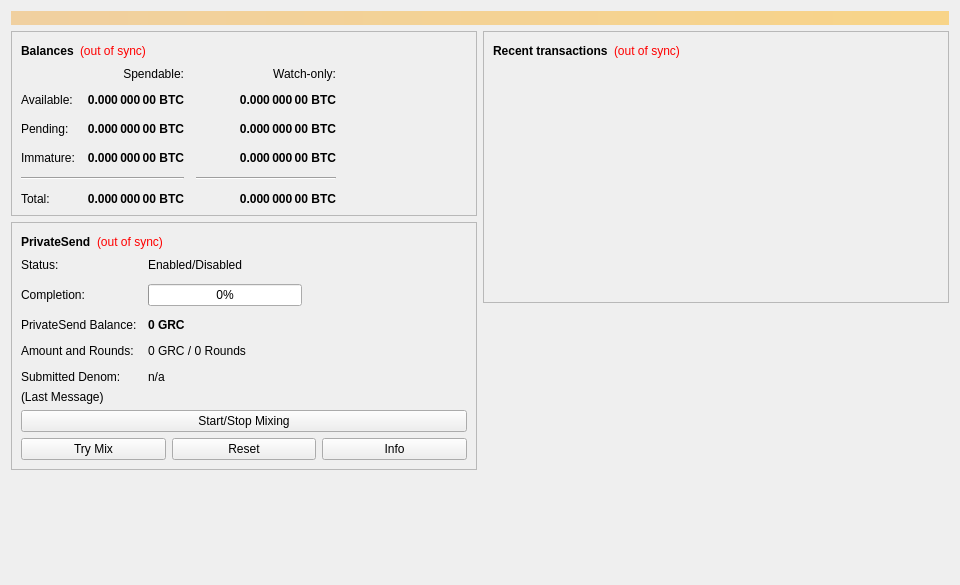
<?xml version="1.0" encoding="UTF-8"?>
<ui version="4.0">
 <class>OverviewPage</class>
 <widget class="QWidget" name="OverviewPage">
  <property name="geometry">
   <rect>
    <x>0</x>
    <y>0</y>
    <width>960</width>
    <height>585</height>
   </rect>
  </property>
  <property name="minimumSize">
   <size>
    <width>960</width>
    <height>0</height>
   </size>
  </property>
  <property name="windowTitle">
   <string>Form</string>
  </property>
  <layout class="QVBoxLayout" name="topLayout">
   <item>
    <widget class="QLabel" name="labelAlerts">
     <property name="visible">
      <bool>false</bool>
     </property>
     <property name="styleSheet">
      <string notr="true">QLabel { background-color: qlineargradient(x1: 0, y1: 0, x2: 1, y2: 0, stop:0 #F0D0A0, stop:1 #F8D488); color:#000000; }</string>
     </property>
     <property name="wordWrap">
      <bool>true</bool>
     </property>
     <property name="margin">
      <number>3</number>
     </property>
     <property name="textInteractionFlags">
      <set>Qt::TextSelectableByMouse</set>
     </property>
    </widget>
   </item>
   <item>
    <layout class="QHBoxLayout" name="horizontalLayout" stretch="1,1">
     <item>
      <layout class="QVBoxLayout" name="verticalLayout_2">
       <item>
        <widget class="QFrame" name="frame">
         <property name="frameShape">
          <enum>QFrame::StyledPanel</enum>
         </property>
         <property name="frameShadow">
          <enum>QFrame::Raised</enum>
         </property>
         <layout class="QVBoxLayout" name="verticalLayout_4">
          <item>
           <layout class="QHBoxLayout" name="horizontalLayout_4">
            <item>
             <widget class="QLabel" name="label_5">
              <property name="font">
               <font>
                <weight>75</weight>
                <bold>true</bold>
               </font>
              </property>
              <property name="text">
               <string>Balances</string>
              </property>
             </widget>
            </item>
            <item>
             <widget class="QLabel" name="labelWalletStatus">
              <property name="toolTip">
               <string>The displayed information may be out of date. Your wallet automatically synchronizes with the GetRektCoin network after a connection is established, but this process has not completed yet.</string>
              </property>
              <property name="styleSheet">
               <string notr="true">QLabel { color: red; }</string>
              </property>
              <property name="text">
               <string notr="true">(out of sync)</string>
              </property>
              <property name="alignment">
               <set>Qt::AlignLeading|Qt::AlignLeft|Qt::AlignVCenter</set>
              </property>
             </widget>
            </item>
            <item>
             <spacer name="horizontalSpacer_3">
              <property name="orientation">
               <enum>Qt::Horizontal</enum>
              </property>
              <property name="sizeHint" stdset="0">
               <size>
                <width>40</width>
                <height>20</height>
               </size>
              </property>
             </spacer>
            </item>
           </layout>
          </item>
          <item>
           <layout class="QGridLayout" name="gridLayout">
            <property name="spacing">
             <number>12</number>
            </property>
            <item row="2" column="2">
             <widget class="QLabel" name="labelWatchPending">
              <property name="font">
               <font>
                <weight>75</weight>
                <bold>true</bold>
               </font>
              </property>
              <property name="cursor">
               <cursorShape>IBeamCursor</cursorShape>
              </property>
              <property name="toolTip">
               <string>Unconfirmed transactions to watch-only addresses</string>
              </property>
              <property name="text">
               <string notr="true">0.000 000 00 BTC</string>
              </property>
              <property name="alignment">
               <set>Qt::AlignRight|Qt::AlignTrailing|Qt::AlignVCenter</set>
              </property>
              <property name="textInteractionFlags">
               <set>Qt::LinksAccessibleByMouse|Qt::TextSelectableByKeyboard|Qt::TextSelectableByMouse</set>
              </property>
             </widget>
            </item>
            <item row="2" column="1">
             <widget class="QLabel" name="labelUnconfirmed">
              <property name="font">
               <font>
                <weight>75</weight>
                <bold>true</bold>
               </font>
              </property>
              <property name="cursor">
               <cursorShape>IBeamCursor</cursorShape>
              </property>
              <property name="toolTip">
               <string>Total of transactions that have yet to be confirmed, and do not yet count toward the spendable balance</string>
              </property>
              <property name="text">
               <string notr="true">0.000 000 00 BTC</string>
              </property>
              <property name="alignment">
               <set>Qt::AlignRight|Qt::AlignTrailing|Qt::AlignVCenter</set>
              </property>
              <property name="textInteractionFlags">
               <set>Qt::LinksAccessibleByMouse|Qt::TextSelectableByKeyboard|Qt::TextSelectableByMouse</set>
              </property>
             </widget>
            </item>
            <item row="3" column="2">
             <widget class="QLabel" name="labelWatchImmature">
              <property name="font">
               <font>
                <weight>75</weight>
                <bold>true</bold>
               </font>
              </property>
              <property name="cursor">
               <cursorShape>IBeamCursor</cursorShape>
              </property>
              <property name="toolTip">
               <string>Mined balance in watch-only addresses that has not yet matured</string>
              </property>
              <property name="text">
               <string notr="true">0.000 000 00 BTC</string>
              </property>
              <property name="alignment">
               <set>Qt::AlignRight|Qt::AlignTrailing|Qt::AlignVCenter</set>
              </property>
              <property name="textInteractionFlags">
               <set>Qt::LinksAccessibleByMouse|Qt::TextSelectableByKeyboard|Qt::TextSelectableByMouse</set>
              </property>
             </widget>
            </item>
            <item row="4" column="0" colspan="2">
             <widget class="Line" name="lineSpendableBalance">
              <property name="orientation">
               <enum>Qt::Horizontal</enum>
              </property>
             </widget>
            </item>
            <item row="4" column="2">
             <widget class="Line" name="lineWatchBalance">
              <property name="sizePolicy">
               <sizepolicy hsizetype="Preferred" vsizetype="Fixed">
                <horstretch>0</horstretch>
                <verstretch>0</verstretch>
               </sizepolicy>
              </property>
              <property name="minimumSize">
               <size>
                <width>140</width>
                <height>0</height>
               </size>
              </property>
              <property name="orientation">
               <enum>Qt::Horizontal</enum>
              </property>
             </widget>
            </item>
            <item row="5" column="0">
             <widget class="QLabel" name="labelTotalText">
              <property name="text">
               <string>Total:</string>
              </property>
             </widget>
            </item>
            <item row="3" column="1">
             <widget class="QLabel" name="labelImmature">
              <property name="font">
               <font>
                <weight>75</weight>
                <bold>true</bold>
               </font>
              </property>
              <property name="cursor">
               <cursorShape>IBeamCursor</cursorShape>
              </property>
              <property name="toolTip">
               <string>Mined balance that has not yet matured</string>
              </property>
              <property name="text">
               <string notr="true">0.000 000 00 BTC</string>
              </property>
              <property name="alignment">
               <set>Qt::AlignRight|Qt::AlignTrailing|Qt::AlignVCenter</set>
              </property>
              <property name="textInteractionFlags">
               <set>Qt::LinksAccessibleByMouse|Qt::TextSelectableByKeyboard|Qt::TextSelectableByMouse</set>
              </property>
             </widget>
            </item>
            <item row="2" column="3">
             <spacer name="horizontalSpacer_2">
              <property name="orientation">
               <enum>Qt::Horizontal</enum>
              </property>
              <property name="sizeHint" stdset="0">
               <size>
                <width>40</width>
                <height>20</height>
               </size>
              </property>
             </spacer>
            </item>
            <item row="3" column="0">
             <widget class="QLabel" name="labelImmatureText">
              <property name="text">
               <string>Immature:</string>
              </property>
             </widget>
            </item>
            <item row="5" column="1">
             <widget class="QLabel" name="labelTotal">
              <property name="font">
               <font>
                <weight>75</weight>
                <bold>true</bold>
               </font>
              </property>
              <property name="cursor">
               <cursorShape>IBeamCursor</cursorShape>
              </property>
              <property name="toolTip">
               <string>Your current total balance</string>
              </property>
              <property name="text">
               <string notr="true">0.000 000 00 BTC</string>
              </property>
              <property name="alignment">
               <set>Qt::AlignRight|Qt::AlignTrailing|Qt::AlignVCenter</set>
              </property>
              <property name="textInteractionFlags">
               <set>Qt::LinksAccessibleByMouse|Qt::TextSelectableByKeyboard|Qt::TextSelectableByMouse</set>
              </property>
             </widget>
            </item>
            <item row="5" column="2">
             <widget class="QLabel" name="labelWatchTotal">
              <property name="font">
               <font>
                <weight>75</weight>
                <bold>true</bold>
               </font>
              </property>
              <property name="cursor">
               <cursorShape>IBeamCursor</cursorShape>
              </property>
              <property name="toolTip">
               <string>Current total balance in watch-only addresses</string>
              </property>
              <property name="text">
               <string notr="true">0.000 000 00 BTC</string>
              </property>
              <property name="alignment">
               <set>Qt::AlignRight|Qt::AlignTrailing|Qt::AlignVCenter</set>
              </property>
              <property name="textInteractionFlags">
               <set>Qt::LinksAccessibleByMouse|Qt::TextSelectableByKeyboard|Qt::TextSelectableByMouse</set>
              </property>
             </widget>
            </item>
            <item row="0" column="2">
             <widget class="QLabel" name="labelWatchonly">
              <property name="text">
               <string>Watch-only:</string>
              </property>
              <property name="alignment">
               <set>Qt::AlignRight|Qt::AlignTrailing|Qt::AlignVCenter</set>
              </property>
             </widget>
            </item>
            <item row="1" column="0">
             <widget class="QLabel" name="labelBalanceText">
              <property name="text">
               <string>Available:</string>
              </property>
             </widget>
            </item>
            <item row="1" column="1">
             <widget class="QLabel" name="labelBalance">
              <property name="font">
               <font>
                <weight>75</weight>
                <bold>true</bold>
               </font>
              </property>
              <property name="cursor">
               <cursorShape>IBeamCursor</cursorShape>
              </property>
              <property name="toolTip">
               <string>Your current spendable balance</string>
              </property>
              <property name="text">
               <string notr="true">0.000 000 00 BTC</string>
              </property>
              <property name="alignment">
               <set>Qt::AlignRight|Qt::AlignTrailing|Qt::AlignVCenter</set>
              </property>
              <property name="textInteractionFlags">
               <set>Qt::LinksAccessibleByMouse|Qt::TextSelectableByKeyboard|Qt::TextSelectableByMouse</set>
              </property>
             </widget>
            </item>
            <item row="1" column="2">
             <widget class="QLabel" name="labelWatchAvailable">
              <property name="font">
               <font>
                <weight>75</weight>
                <bold>true</bold>
               </font>
              </property>
              <property name="cursor">
               <cursorShape>IBeamCursor</cursorShape>
              </property>
              <property name="toolTip">
               <string>Your current balance in watch-only addresses</string>
              </property>
              <property name="text">
               <string notr="true">0.000 000 00 BTC</string>
              </property>
              <property name="alignment">
               <set>Qt::AlignRight|Qt::AlignTrailing|Qt::AlignVCenter</set>
              </property>
              <property name="textInteractionFlags">
               <set>Qt::LinksAccessibleByMouse|Qt::TextSelectableByKeyboard|Qt::TextSelectableByMouse</set>
              </property>
             </widget>
            </item>
            <item row="2" column="0">
             <widget class="QLabel" name="labelPendingText">
              <property name="text">
               <string>Pending:</string>
              </property>
             </widget>
            </item>
            <item row="0" column="1">
             <widget class="QLabel" name="labelSpendable">
              <property name="text">
               <string>Spendable:</string>
              </property>
              <property name="alignment">
               <set>Qt::AlignRight|Qt::AlignTrailing|Qt::AlignVCenter</set>
              </property>
             </widget>
            </item>
           </layout>
          </item>
         </layout>
        </widget>
       </item>
       <item>
        <widget class="QFrame" name="framePrivateSend">
         <property name="layoutDirection">
          <enum>Qt::LeftToRight</enum>
         </property>
         <property name="frameShape">
          <enum>QFrame::StyledPanel</enum>
         </property>
         <property name="frameShadow">
          <enum>QFrame::Raised</enum>
         </property>
         <layout class="QVBoxLayout" name="VerticalLayout_PS1">
          <item>
           <layout class="QHBoxLayout" name="horizontalLayout_5">
            <item>
             <widget class="QLabel" name="labelPrivateSendHeader">
              <property name="font">
               <font>
                <weight>75</weight>
                <bold>true</bold>
               </font>
              </property>
              <property name="text">
               <string>PrivateSend</string>
              </property>
             </widget>
            </item>
            <item>
             <widget class="QLabel" name="labelPrivateSendSyncStatus">
              <property name="toolTip">
               <string>The displayed information may be out of date. Your wallet automatically synchronizes with the GetRektCoin network after a connection is established, but this process has not completed yet.</string>
              </property>
              <property name="styleSheet">
               <string notr="true">QLabel { color: red; }</string>
              </property>
              <property name="text">
               <string notr="true">(out of sync)</string>
              </property>
              <property name="alignment">
               <set>Qt::AlignLeading|Qt::AlignLeft|Qt::AlignVCenter</set>
              </property>
             </widget>
            </item>
            <item>
             <spacer name="horizontalSpacer_4">
              <property name="orientation">
               <enum>Qt::Horizontal</enum>
              </property>
              <property name="sizeHint" stdset="0">
               <size>
                <width>40</width>
                <height>20</height>
               </size>
              </property>
             </spacer>
            </item>
           </layout>
          </item>
          <item>
           <layout class="QFormLayout" name="privateSendFormLayout">
            <property name="fieldGrowthPolicy">
             <enum>QFormLayout::AllNonFixedFieldsGrow</enum>
            </property>
            <property name="horizontalSpacing">
             <number>11</number>
            </property>
            <property name="verticalSpacing">
             <number>12</number>
            </property>
            <item row="0" column="0">
             <widget class="QLabel" name="labelPrivateSendEnabledText">
              <property name="text">
               <string>Status:</string>
              </property>
             </widget>
            </item>
            <item row="0" column="1">
             <widget class="QLabel" name="labelPrivateSendEnabled">
              <property name="text">
               <string>Enabled/Disabled</string>
              </property>
             </widget>
            </item>
            <item row="1" column="0">
             <widget class="QLabel" name="labelCompletitionText">
              <property name="text">
               <string>Completion:</string>
              </property>
             </widget>
            </item>
            <item row="1" column="1">
             <widget class="QProgressBar" name="privateSendProgress">
              <property name="maximumSize">
               <size>
                <width>154</width>
                <height>16777215</height>
               </size>
              </property>
              <property name="value">
               <number>0</number>
              </property>
             </widget>
            </item>
            <item row="2" column="0">
             <widget class="QLabel" name="labelAnonymizedText">
              <property name="text">
               <string>PrivateSend Balance:</string>
              </property>
             </widget>
            </item>
            <item row="2" column="1">
             <widget class="QLabel" name="labelAnonymized">
              <property name="font">
               <font>
                <weight>75</weight>
                <bold>true</bold>
               </font>
              </property>
              <property name="text">
               <string notr="true">0 GRC</string>
              </property>
             </widget>
            </item>
            <item row="3" column="0">
             <widget class="QLabel" name="labelAmountAndRoundsText">
              <property name="text">
               <string>Amount and Rounds:</string>
              </property>
             </widget>
            </item>
            <item row="3" column="1">
             <widget class="QLabel" name="labelAmountRounds">
              <property name="text">
               <string>0 GRC / 0 Rounds</string>
              </property>
             </widget>
            </item>
            <item row="4" column="0">
             <widget class="QLabel" name="labelSubmittedDenomText">
              <property name="text">
               <string>Submitted Denom:</string>
              </property>
             </widget>
            </item>
            <item row="4" column="1">
             <widget class="QLabel" name="labelSubmittedDenom">
              <property name="toolTip">
               <string>The denominations you submitted to the Masternode.&lt;br&gt;To mix, other users must submit the exact same denominations.</string>
              </property>
              <property name="text">
               <string>n/a</string>
              </property>
             </widget>
            </item>
           </layout>
          </item>
          <item>
           <layout class="QVBoxLayout" name="VerticalLayout_PS">
            <item>
             <widget class="QLabel" name="labelPrivateSendLastMessage">
              <property name="text">
               <string>(Last Message)</string>
              </property>
              <property name="alignment">
               <set>Qt::AlignLeading|Qt::AlignLeft|Qt::AlignTop</set>
              </property>
              <property name="wordWrap">
               <bool>true</bool>
              </property>
             </widget>
            </item>
            <item>
             <widget class="QPushButton" name="togglePrivateSend">
              <property name="sizePolicy">
               <sizepolicy hsizetype="MinimumExpanding" vsizetype="Fixed">
                <horstretch>0</horstretch>
                <verstretch>0</verstretch>
               </sizepolicy>
              </property>
              <property name="text">
               <string>Start/Stop Mixing</string>
              </property>
             </widget>
            </item>
            <item>
             <layout class="QHBoxLayout" name="horizontalLayout_debugbuttons">
              <item>
               <widget class="QPushButton" name="privateSendAuto">
                <property name="sizePolicy">
                 <sizepolicy hsizetype="MinimumExpanding" vsizetype="Fixed">
                  <horstretch>0</horstretch>
                  <verstretch>0</verstretch>
                 </sizepolicy>
                </property>
                <property name="toolTip">
                 <string>Try to manually submit a PrivateSend request.</string>
                </property>
                <property name="text">
                 <string>Try Mix</string>
                </property>
               </widget>
              </item>
              <item>
               <widget class="QPushButton" name="privateSendReset">
                <property name="sizePolicy">
                 <sizepolicy hsizetype="MinimumExpanding" vsizetype="Fixed">
                  <horstretch>0</horstretch>
                  <verstretch>0</verstretch>
                 </sizepolicy>
                </property>
                <property name="toolTip">
                 <string>Reset the current status of PrivateSend (can interrupt PrivateSend if it's in the process of Mixing, which can cost you money!)</string>
                </property>
                <property name="autoFillBackground">
                 <bool>false</bool>
                </property>
                <property name="text">
                 <string>Reset</string>
                </property>
               </widget>
              </item>
              <item>
               <widget class="QPushButton" name="privateSendInfo">
                <property name="sizePolicy">
                 <sizepolicy hsizetype="MinimumExpanding" vsizetype="Fixed">
                  <horstretch>0</horstretch>
                  <verstretch>0</verstretch>
                 </sizepolicy>
                </property>
                <property name="toolTip">
                 <string>Information about PrivateSend and Mixing</string>
                </property>
                <property name="text">
                 <string>Info</string>
                </property>
               </widget>
              </item>
             </layout>
            </item>
           </layout>
          </item>
         </layout>
        </widget>
       </item>
       <item>
        <spacer name="verticalSpacer">
         <property name="orientation">
          <enum>Qt::Vertical</enum>
         </property>
         <property name="sizeHint" stdset="0">
          <size>
           <width>20</width>
           <height>40</height>
          </size>
         </property>
        </spacer>
       </item>
      </layout>
     </item>
     <item>
      <layout class="QVBoxLayout" name="verticalLayout_3">
       <item>
        <widget class="QFrame" name="frame_2">
         <property name="frameShape">
          <enum>QFrame::StyledPanel</enum>
         </property>
         <property name="frameShadow">
          <enum>QFrame::Raised</enum>
         </property>
         <layout class="QVBoxLayout" name="verticalLayout">
          <item>
           <layout class="QHBoxLayout" name="horizontalLayout_2">
            <item>
             <widget class="QLabel" name="label_4">
              <property name="font">
               <font>
                <weight>75</weight>
                <bold>true</bold>
               </font>
              </property>
              <property name="text">
               <string>Recent transactions</string>
              </property>
             </widget>
            </item>
            <item>
             <widget class="QLabel" name="labelTransactionsStatus">
              <property name="toolTip">
               <string>The displayed information may be out of date. Your wallet automatically synchronizes with the GetRektCoin network after a connection is established, but this process has not completed yet.</string>
              </property>
              <property name="styleSheet">
               <string notr="true">QLabel { color: red; }</string>
              </property>
              <property name="text">
               <string notr="true">(out of sync)</string>
              </property>
              <property name="alignment">
               <set>Qt::AlignLeading|Qt::AlignLeft|Qt::AlignVCenter</set>
              </property>
             </widget>
            </item>
            <item>
             <spacer name="horizontalSpacer">
              <property name="orientation">
               <enum>Qt::Horizontal</enum>
              </property>
              <property name="sizeHint" stdset="0">
               <size>
                <width>40</width>
                <height>20</height>
               </size>
              </property>
             </spacer>
            </item>
           </layout>
          </item>
          <item>
           <widget class="QListView" name="listTransactions">
            <property name="styleSheet">
             <string notr="true">QListView { background: transparent; }</string>
            </property>
            <property name="frameShape">
             <enum>QFrame::NoFrame</enum>
            </property>
            <property name="verticalScrollBarPolicy">
             <enum>Qt::ScrollBarAlwaysOff</enum>
            </property>
            <property name="horizontalScrollBarPolicy">
             <enum>Qt::ScrollBarAlwaysOff</enum>
            </property>
            <property name="selectionMode">
             <enum>QAbstractItemView::NoSelection</enum>
            </property>
           </widget>
          </item>
         </layout>
        </widget>
       </item>
       <item>
        <spacer name="verticalSpacer_2">
         <property name="orientation">
          <enum>Qt::Vertical</enum>
         </property>
         <property name="sizeHint" stdset="0">
          <size>
           <width>20</width>
           <height>40</height>
          </size>
         </property>
        </spacer>
       </item>
      </layout>
     </item>
    </layout>
   </item>
  </layout>
 </widget>
 <resources/>
 <connections/>
</ui>
